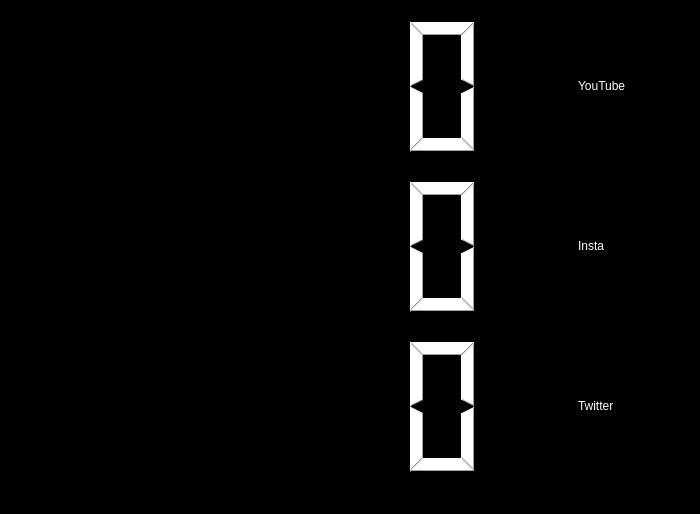
<?xml version="1.0" encoding="UTF-8"?>
<ui version="4.0">
 <class>MainWindow</class>
 <widget class="QMainWindow" name="MainWindow">
  <property name="geometry">
   <rect>
    <x>0</x>
    <y>0</y>
    <width>700</width>
    <height>514</height>
   </rect>
  </property>
  <property name="windowTitle">
   <string>Followind Dashboard</string>
  </property>
  <property name="styleSheet">
   <string notr="true">background-color: rgb(0, 0, 0);</string>
  </property>
  <property name="tabShape">
   <enum>QTabWidget::Rounded</enum>
  </property>
  <widget class="QWidget" name="centralwidget">
   <layout class="QVBoxLayout" name="verticalLayout">
    <item>
     <layout class="QGridLayout" name="gridLayout" rowstretch="0,0,0" columnstretch="5,1">
      <item row="1" column="1">
       <widget class="QLabel" name="labelInsta">
        <property name="styleSheet">
         <string notr="true">color: rgb(255, 255, 255);</string>
        </property>
        <property name="text">
         <string>Insta</string>
        </property>
       </widget>
      </item>
      <item row="2" column="0">
       <widget class="QLCDNumber" name="lcdTwitter">
        <property name="styleSheet">
         <string notr="true">color: rgb(255, 255, 255);</string>
        </property>
       </widget>
      </item>
      <item row="2" column="1">
       <widget class="QLabel" name="labelTwitter">
        <property name="styleSheet">
         <string notr="true">color: rgb(255, 255, 255);</string>
        </property>
        <property name="text">
         <string>Twitter</string>
        </property>
       </widget>
      </item>
      <item row="1" column="0">
       <widget class="QLCDNumber" name="lcdInsta">
        <property name="styleSheet">
         <string notr="true">color: rgb(255, 255, 255);</string>
        </property>
       </widget>
      </item>
      <item row="0" column="0">
       <widget class="QLCDNumber" name="lcdYoutube">
        <property name="font">
         <font>
          <family>MS Shell Dlg 2</family>
         </font>
        </property>
        <property name="styleSheet">
         <string notr="true">color: rgb(255, 255, 255);</string>
        </property>
       </widget>
      </item>
      <item row="0" column="1">
       <widget class="QLabel" name="labelYoutube">
        <property name="autoFillBackground">
         <bool>false</bool>
        </property>
        <property name="styleSheet">
         <string notr="true">color: rgb(255, 255, 255);</string>
        </property>
        <property name="text">
         <string>YouTube</string>
        </property>
       </widget>
      </item>
     </layout>
    </item>
   </layout>
  </widget>
  <widget class="QMenuBar" name="menubar">
   <property name="geometry">
    <rect>
     <x>0</x>
     <y>0</y>
     <width>700</width>
     <height>21</height>
    </rect>
   </property>
  </widget>
  <widget class="QStatusBar" name="statusbar"/>
 </widget>
 <resources/>
 <connections/>
</ui>
